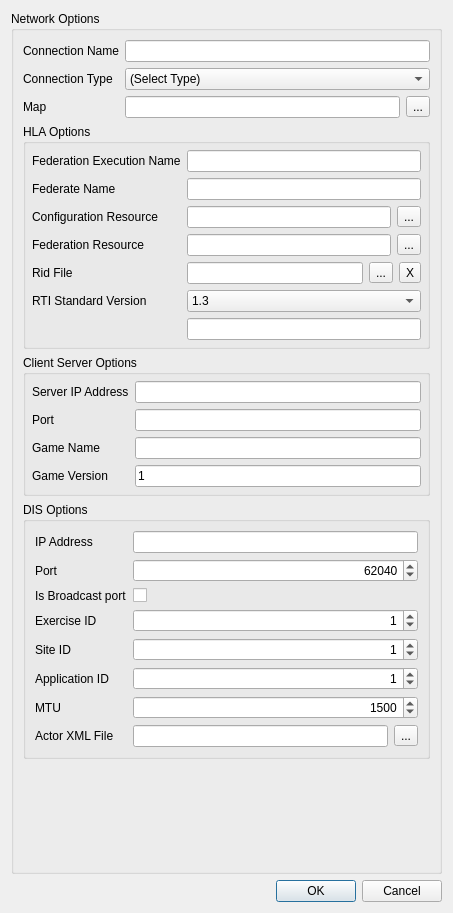
<?xml version="1.0" encoding="UTF-8"?>
<ui version="4.0">
 <class>HLAOptions</class>
 <widget class="QDialog" name="HLAOptions">
  <property name="geometry">
   <rect>
    <x>0</x>
    <y>0</y>
    <width>453</width>
    <height>913</height>
   </rect>
  </property>
  <property name="windowTitle">
   <string>Network Options</string>
  </property>
  <property name="toolTip">
   <string>These are the options you wish to associate with a HLA connection.</string>
  </property>
  <layout class="QGridLayout">
   <property name="sizeConstraint">
    <enum>QLayout::SetMinAndMaxSize</enum>
   </property>
   <item row="0" column="0">
    <widget class="QGroupBox" name="mMainGroupBox">
     <property name="title">
      <string>Network Options</string>
     </property>
     <layout class="QVBoxLayout" name="verticalLayout">
      <property name="sizeConstraint">
       <enum>QLayout::SetMinAndMaxSize</enum>
      </property>
      <item>
       <layout class="QGridLayout" name="gridLayout">
        <property name="spacing">
         <number>6</number>
        </property>
        <item row="2" column="0">
         <widget class="QLabel" name="mConnectionTypeLabel">
          <property name="text">
           <string>Connection Type</string>
          </property>
         </widget>
        </item>
        <item row="2" column="1">
         <widget class="QComboBox" name="mConnectionTypeCombo">
          <property name="currentIndex">
           <number>0</number>
          </property>
          <property name="maxVisibleItems">
           <number>5</number>
          </property>
          <property name="duplicatesEnabled">
           <bool>false</bool>
          </property>
          <item>
           <property name="text">
            <string>(Select Type)</string>
           </property>
          </item>
          <item>
           <property name="text">
            <string>HLA</string>
           </property>
          </item>
          <item>
           <property name="text">
            <string>Client-Server</string>
           </property>
          </item>
         </widget>
        </item>
        <item row="1" column="1">
         <widget class="QLineEdit" name="mConnectionNameLineEdit">
          <property name="toolTip">
           <string>This is the name of the connection. It must be unique.</string>
          </property>
          <property name="whatsThis">
           <string>Name of the connection.</string>
          </property>
         </widget>
        </item>
        <item row="1" column="0">
         <widget class="QLabel" name="mConnectionNameLabel">
          <property name="text">
           <string>Connection Name</string>
          </property>
          <property name="buddy">
           <cstring>mConnectionNameLineEdit</cstring>
          </property>
         </widget>
        </item>
        <item row="3" column="0">
         <widget class="QLabel" name="mMapLabel">
          <property name="text">
           <string>Map</string>
          </property>
          <property name="buddy">
           <cstring>mMapLineEdit</cstring>
          </property>
         </widget>
        </item>
        <item row="3" column="1">
         <layout class="QHBoxLayout">
          <property name="sizeConstraint">
           <enum>QLayout::SetMinimumSize</enum>
          </property>
          <item>
           <widget class="QLineEdit" name="mMapLineEdit">
            <property name="toolTip">
             <string>The map you select must correspond to the project context passed in on the command line.</string>
            </property>
            <property name="whatsThis">
             <string>The map is the XML file which contains all of your game actors and events</string>
            </property>
            <property name="readOnly">
             <bool>true</bool>
            </property>
           </widget>
          </item>
          <item>
           <widget class="QToolButton" name="mMapToolButton">
            <property name="text">
             <string>...</string>
            </property>
           </widget>
          </item>
         </layout>
        </item>
       </layout>
      </item>
      <item>
       <widget class="QGroupBox" name="mHLAOptionsGroup">
        <property name="title">
         <string>HLA Options</string>
        </property>
        <layout class="QGridLayout" name="gridLayout_3">
         <property name="sizeConstraint">
          <enum>QLayout::SetMinAndMaxSize</enum>
         </property>
         <property name="margin">
          <number>6</number>
         </property>
         <item row="0" column="0">
          <widget class="QLabel" name="mFedExNameLabel">
           <property name="text">
            <string>Federation Execution Name</string>
           </property>
           <property name="buddy">
            <cstring>mFedExLineEdit</cstring>
           </property>
          </widget>
         </item>
         <item row="0" column="2">
          <widget class="QLineEdit" name="mFedExLineEdit">
           <property name="toolTip">
            <string>The federation execution name (fedex) is the name of the federation that you wish to join in JSAF</string>
           </property>
           <property name="whatsThis">
            <string>The federation execution name (fedex) is the name of the federation that you wish to join in JSAF.</string>
           </property>
          </widget>
         </item>
         <item row="1" column="0">
          <widget class="QLabel" name="mFederateNameLabel">
           <property name="text">
            <string>Federate Name</string>
           </property>
           <property name="buddy">
            <cstring>mFederateNameLineEdit</cstring>
           </property>
          </widget>
         </item>
         <item row="1" column="2">
          <widget class="QLineEdit" name="mFederateNameLineEdit">
           <property name="toolTip">
            <string>The Federate name is the identifier that will be used for you when you connect to the federation. </string>
           </property>
           <property name="whatsThis">
            <string>The Federate name is the identifier that will be used for you when you connect to the federation.</string>
           </property>
          </widget>
         </item>
         <item row="2" column="0">
          <widget class="QLabel" name="mConfigurationResourceLabel">
           <property name="text">
            <string>Configuration Resource</string>
           </property>
           <property name="buddy">
            <cstring>mConfigFileLineEdit</cstring>
           </property>
          </widget>
         </item>
         <item row="2" column="2">
          <layout class="QHBoxLayout">
           <item>
            <widget class="QLineEdit" name="mConfigFileLineEdit">
             <property name="toolTip">
              <string>This configuration file is what maps Delta3D to JSAF entities. </string>
             </property>
             <property name="whatsThis">
              <string>This configuration file is what maps Delta3D to JSAF entities. </string>
             </property>
             <property name="readOnly">
              <bool>true</bool>
             </property>
            </widget>
           </item>
           <item>
            <widget class="QToolButton" name="mConfigFileToolButton">
             <property name="text">
              <string>...</string>
             </property>
            </widget>
           </item>
          </layout>
         </item>
         <item row="3" column="0">
          <widget class="QLabel" name="mFederationFileLabel">
           <property name="text">
            <string>Federation Resource</string>
           </property>
           <property name="buddy">
            <cstring>mFedFileLineEdit</cstring>
           </property>
          </widget>
         </item>
         <item row="3" column="2">
          <layout class="QHBoxLayout">
           <item>
            <widget class="QLineEdit" name="mFedFileLineEdit">
             <property name="toolTip">
              <string>The federation (fed) file is the file that defines the entities you will be using. </string>
             </property>
             <property name="whatsThis">
              <string>The federation (fed) file is the file that defines the entities you will be using. </string>
             </property>
             <property name="readOnly">
              <bool>true</bool>
             </property>
            </widget>
           </item>
           <item>
            <widget class="QToolButton" name="mFedFileToolButton">
             <property name="text">
              <string>...</string>
             </property>
            </widget>
           </item>
          </layout>
         </item>
         <item row="4" column="0">
          <widget class="QLabel" name="mRidFileLabel">
           <property name="text">
            <string>Rid File</string>
           </property>
           <property name="buddy">
            <cstring>mRidFileLineEdit</cstring>
           </property>
          </widget>
         </item>
         <item row="4" column="2">
          <layout class="QVBoxLayout">
           <item>
            <layout class="QHBoxLayout">
             <item>
              <widget class="QLineEdit" name="mRidFileLineEdit">
               <property name="toolTip">
                <string>This is the rid file to use for the RTI. It should match the rid file used by the JSAF you are connecting to. </string>
               </property>
               <property name="whatsThis">
                <string>This is the rid file to use for the RTI. It should match the rid file used by the JSAF you are connecting to.</string>
               </property>
               <property name="readOnly">
                <bool>true</bool>
               </property>
              </widget>
             </item>
             <item>
              <widget class="QToolButton" name="mRidFileToolButton">
               <property name="text">
                <string>...</string>
               </property>
              </widget>
             </item>
             <item>
              <widget class="QToolButton" name="mClearRidButton">
               <property name="text">
                <string>X</string>
               </property>
              </widget>
             </item>
            </layout>
           </item>
          </layout>
         </item>
         <item row="5" column="2">
          <widget class="QComboBox" name="mRTIStandardCombo">
           <item>
            <property name="text">
             <string>1.3</string>
            </property>
           </item>
           <item>
            <property name="text">
             <string>1516e</string>
            </property>
           </item>
           <item>
            <property name="text">
             <string>Other</string>
            </property>
           </item>
          </widget>
         </item>
         <item row="5" column="0">
          <widget class="QLabel" name="mRTIStandardLabel">
           <property name="text">
            <string>RTI Standard Version</string>
           </property>
          </widget>
         </item>
         <item row="6" column="2">
          <widget class="QLineEdit" name="mRTIStandardManualEdit">
           <property name="toolTip">
            <string>Enter the Library suffix.  It looks for dtHLAGM_{name} with OS appropriate extensions.</string>
           </property>
          </widget>
         </item>
        </layout>
       </widget>
      </item>
      <item>
       <widget class="QGroupBox" name="mClientServerGroup">
        <property name="title">
         <string>Client Server Options</string>
        </property>
        <layout class="QGridLayout" name="gridLayout_2">
         <property name="sizeConstraint">
          <enum>QLayout::SetMinAndMaxSize</enum>
         </property>
         <property name="margin">
          <number>6</number>
         </property>
         <item row="0" column="0">
          <widget class="QLabel" name="mServerIPAddressLabel">
           <property name="text">
            <string>Server IP Address</string>
           </property>
          </widget>
         </item>
         <item row="0" column="1">
          <widget class="QLineEdit" name="mServerIPAddressEdit">
           <property name="toolTip">
            <string>The IP Address of the server (ex 192.168.0.1).</string>
           </property>
          </widget>
         </item>
         <item row="1" column="0">
          <widget class="QLabel" name="mServerPortLabel">
           <property name="text">
            <string>Port</string>
           </property>
          </widget>
         </item>
         <item row="1" column="1">
          <widget class="QLineEdit" name="mServerPortEdit">
           <property name="toolTip">
            <string>The port number to connect to your server (ex 7239).</string>
           </property>
          </widget>
         </item>
         <item row="2" column="1">
          <widget class="QLineEdit" name="mServerGameNameEdit">
           <property name="toolTip">
            <string>The descriptive name for the network server you are connecting to (ex 'Demo').</string>
           </property>
          </widget>
         </item>
         <item row="2" column="0">
          <widget class="QLabel" name="mServerGameNameLabel">
           <property name="text">
            <string>Game Name</string>
           </property>
          </widget>
         </item>
         <item row="3" column="0">
          <widget class="QLabel" name="mServerGameVersionLabel">
           <property name="text">
            <string>Game Version</string>
           </property>
          </widget>
         </item>
         <item row="3" column="1">
          <widget class="QLineEdit" name="mServerGameVersionEdit">
           <property name="toolTip">
            <string>The version of the server you are connecting to (ex 1, 2, 3).</string>
           </property>
           <property name="text">
            <string>1</string>
           </property>
          </widget>
         </item>
        </layout>
       </widget>
      </item>
      <item>
       <widget class="QGroupBox" name="mDISGroup">
        <property name="title">
         <string>DIS Options</string>
        </property>
        <layout class="QGridLayout" name="gridLayout_4">
         <item row="0" column="0">
          <widget class="QLabel" name="mDISIPAddressLabel">
           <property name="text">
            <string>IP Address</string>
           </property>
          </widget>
         </item>
         <item row="0" column="1">
          <widget class="QLineEdit" name="mDISIPAddressEdit"/>
         </item>
         <item row="1" column="0">
          <widget class="QLabel" name="mDISPortLabel">
           <property name="text">
            <string>Port</string>
           </property>
          </widget>
         </item>
         <item row="1" column="1">
          <widget class="QSpinBox" name="mDISPortEdit">
           <property name="alignment">
            <set>Qt::AlignRight|Qt::AlignTrailing|Qt::AlignVCenter</set>
           </property>
           <property name="maximum">
            <number>65535</number>
           </property>
           <property name="value">
            <number>62040</number>
           </property>
          </widget>
         </item>
         <item row="3" column="0">
          <widget class="QLabel" name="mDISExerciseIDLabel">
           <property name="text">
            <string>Exercise ID</string>
           </property>
          </widget>
         </item>
         <item row="3" column="1">
          <widget class="QSpinBox" name="mDISExerciseIDEdit">
           <property name="alignment">
            <set>Qt::AlignRight|Qt::AlignTrailing|Qt::AlignVCenter</set>
           </property>
           <property name="maximum">
            <number>255</number>
           </property>
           <property name="value">
            <number>1</number>
           </property>
          </widget>
         </item>
         <item row="4" column="0">
          <widget class="QLabel" name="mDISSiteIDLabel">
           <property name="text">
            <string>Site ID</string>
           </property>
          </widget>
         </item>
         <item row="4" column="1">
          <widget class="QSpinBox" name="mDISSiteIDEdit">
           <property name="alignment">
            <set>Qt::AlignRight|Qt::AlignTrailing|Qt::AlignVCenter</set>
           </property>
           <property name="maximum">
            <number>65535</number>
           </property>
           <property name="value">
            <number>1</number>
           </property>
          </widget>
         </item>
         <item row="5" column="0">
          <widget class="QLabel" name="mDISApplicationIDLabel">
           <property name="text">
            <string>Application ID</string>
           </property>
          </widget>
         </item>
         <item row="5" column="1">
          <widget class="QSpinBox" name="mDISApplicationIDEdit">
           <property name="alignment">
            <set>Qt::AlignRight|Qt::AlignTrailing|Qt::AlignVCenter</set>
           </property>
           <property name="maximum">
            <number>65535</number>
           </property>
           <property name="value">
            <number>1</number>
           </property>
          </widget>
         </item>
         <item row="6" column="0">
          <widget class="QLabel" name="mDISMTULabel">
           <property name="text">
            <string>MTU</string>
           </property>
          </widget>
         </item>
         <item row="6" column="1">
          <widget class="QSpinBox" name="mDISMTUEdit">
           <property name="alignment">
            <set>Qt::AlignRight|Qt::AlignTrailing|Qt::AlignVCenter</set>
           </property>
           <property name="maximum">
            <number>65535</number>
           </property>
           <property name="value">
            <number>1500</number>
           </property>
          </widget>
         </item>
         <item row="7" column="0">
          <widget class="QLabel" name="mDISActorLabel">
           <property name="text">
            <string>Actor XML File</string>
           </property>
          </widget>
         </item>
         <item row="7" column="1">
          <layout class="QHBoxLayout" name="horizontalLayout">
           <item>
            <widget class="QLineEdit" name="mDISActorEdit">
             <property name="readOnly">
              <bool>true</bool>
             </property>
            </widget>
           </item>
           <item>
            <widget class="QToolButton" name="mDISActorToolButton">
             <property name="text">
              <string>...</string>
             </property>
            </widget>
           </item>
          </layout>
         </item>
         <item row="2" column="0">
          <widget class="QLabel" name="mDISBroadcastLabel">
           <property name="text">
            <string>Is Broadcast port</string>
           </property>
          </widget>
         </item>
         <item row="2" column="1">
          <widget class="QCheckBox" name="mDISBroadcastPort"/>
         </item>
        </layout>
       </widget>
      </item>
      <item>
       <spacer name="verticalSpacer">
        <property name="orientation">
         <enum>Qt::Vertical</enum>
        </property>
        <property name="sizeHint" stdset="0">
         <size>
          <width>20</width>
          <height>40</height>
         </size>
        </property>
       </spacer>
      </item>
     </layout>
    </widget>
   </item>
   <item row="1" column="0">
    <widget class="QDialogButtonBox" name="mButtonBox">
     <property name="orientation">
      <enum>Qt::Horizontal</enum>
     </property>
     <property name="standardButtons">
      <set>QDialogButtonBox::Cancel|QDialogButtonBox::Ok</set>
     </property>
    </widget>
   </item>
  </layout>
 </widget>
 <tabstops>
  <tabstop>mFedExLineEdit</tabstop>
  <tabstop>mFederateNameLineEdit</tabstop>
  <tabstop>mMapLineEdit</tabstop>
  <tabstop>mMapToolButton</tabstop>
  <tabstop>mConfigFileLineEdit</tabstop>
  <tabstop>mConfigFileToolButton</tabstop>
  <tabstop>mFedFileLineEdit</tabstop>
  <tabstop>mFedFileToolButton</tabstop>
  <tabstop>mRidFileLineEdit</tabstop>
  <tabstop>mRidFileToolButton</tabstop>
  <tabstop>mButtonBox</tabstop>
 </tabstops>
 <resources/>
 <connections>
  <connection>
   <sender>mButtonBox</sender>
   <signal>rejected()</signal>
   <receiver>HLAOptions</receiver>
   <slot>reject()</slot>
   <hints>
    <hint type="sourcelabel">
     <x>270</x>
     <y>330</y>
    </hint>
    <hint type="destinationlabel">
     <x>286</x>
     <y>274</y>
    </hint>
   </hints>
  </connection>
  <connection>
   <sender>mButtonBox</sender>
   <signal>accepted()</signal>
   <receiver>HLAOptions</receiver>
   <slot>accept()</slot>
   <hints>
    <hint type="sourcelabel">
     <x>270</x>
     <y>330</y>
    </hint>
    <hint type="destinationlabel">
     <x>157</x>
     <y>274</y>
    </hint>
   </hints>
  </connection>
  <connection>
   <sender>mClearRidButton</sender>
   <signal>clicked()</signal>
   <receiver>mRidFileLineEdit</receiver>
   <slot>clear()</slot>
   <hints>
    <hint type="sourcelabel">
     <x>403</x>
     <y>289</y>
    </hint>
    <hint type="destinationlabel">
     <x>283</x>
     <y>288</y>
    </hint>
   </hints>
  </connection>
 </connections>
</ui>
